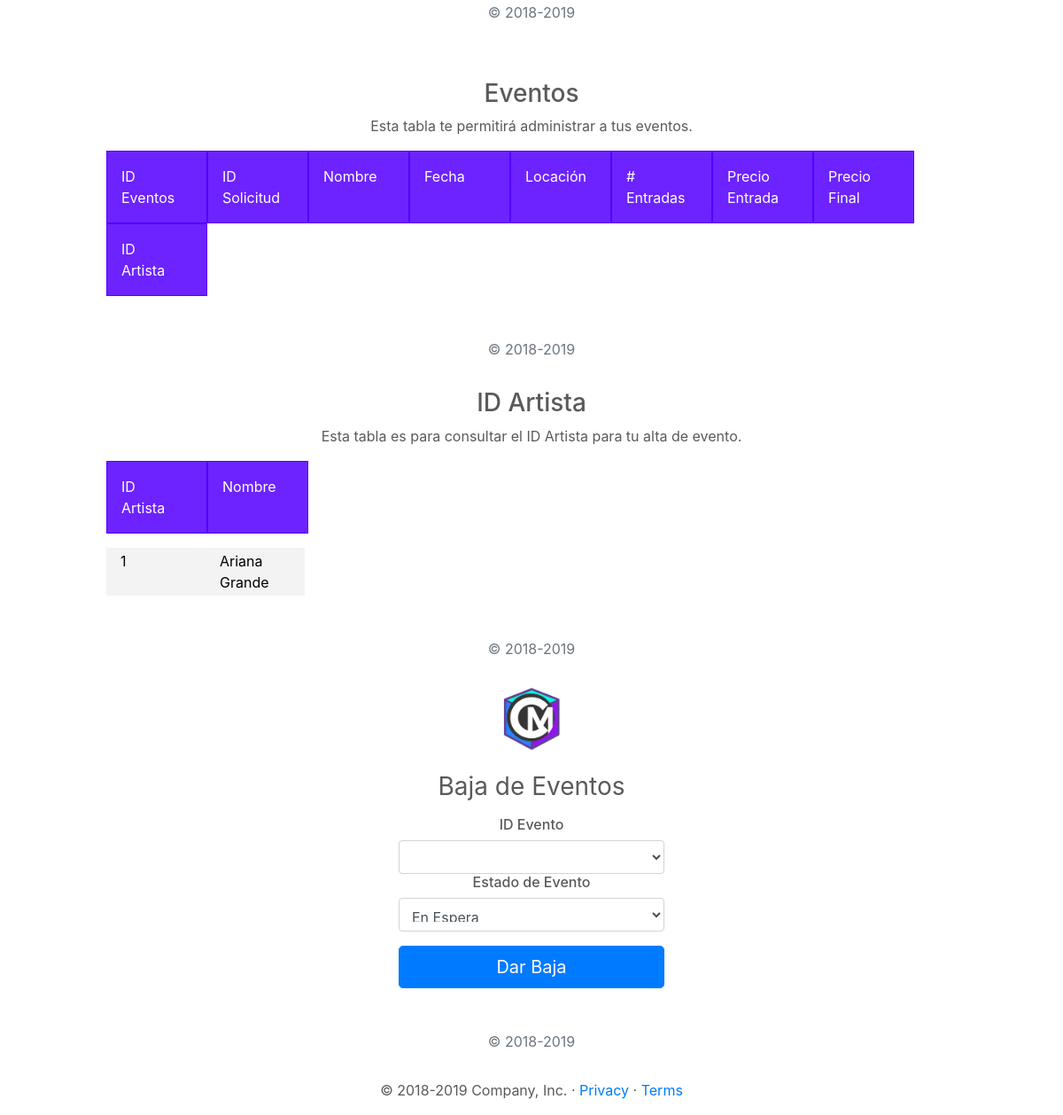
The page /UserAdmin/AdminEvents.php (signed in, lower part) on the database as committed earlier.
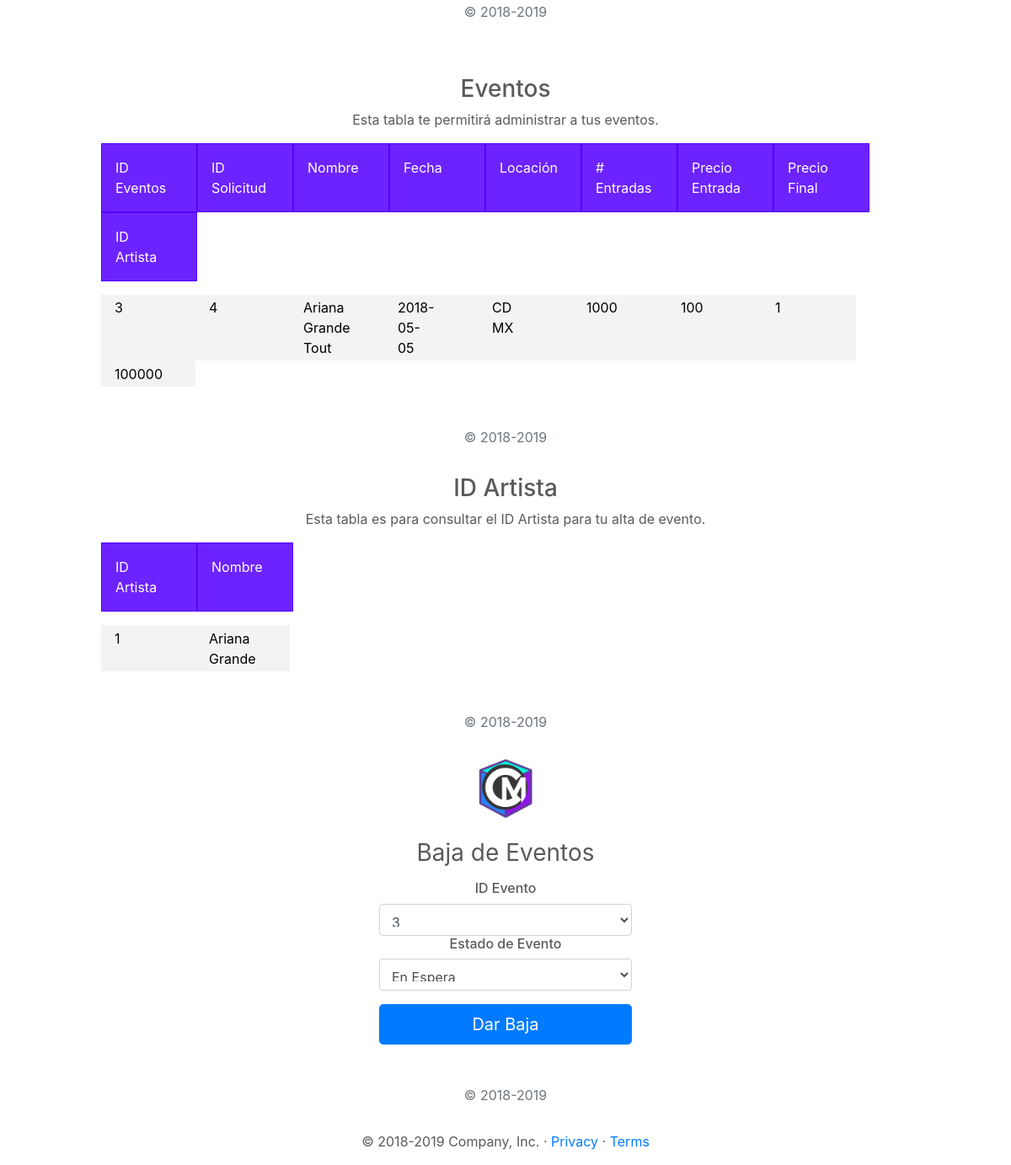
The same page on the database as committed later.
### tables this page shows
CREATE TABLE `artista` (
  `idArtista` int(11) NOT NULL,
  `nombre` varchar(50) NOT NULL,
  `genero` varchar(50) NOT NULL,
  `biografia` varchar(200) NOT NULL,
  `precioContratacion` float NOT NULL
);

CREATE TABLE `evento` (
  `idEvento` int(11) NOT NULL,
  `idSolicitud` int(11) DEFAULT NULL,
  `nombre` varchar(100) NOT NULL,
  `fecha` date NOT NULL,
  `locacion` varchar(100) NOT NULL,
  `idArtista` int(11) NOT NULL,
  `numeroEntradas` int(11) NOT NULL,
  `precioEntrada` float NOT NULL,
  `precioTotal` float NOT NULL
);

### PHP/DBConexion.php (called while the page is built, shortened)
<?php
class User
{
    private $db;
    public function __construct($host, $port, $dbname, $dbuser, $password) {
        $dsn = "mysql:host=$host; dbname=$dbname;";
        try{
            $this->db = new PDO($dsn, $dbuser, $password);
            $this->db->setAttribute(PDO::ATTR_ERRMODE,PDO::ERRMODE_EXCEPTION);
        }
        catch(PDOException $ex)
        {
            echo 'Error en conexión con la conecion a la BD' . $ex.getMessage();
            die();
        }
    }
    public function consultArtist(){
        try {
            $sql = "SELECT * FROM `artista`";
            $artists = $this->db->prepare($sql);
            $artists->execute();
            $table = $artists;
            return $table;
        }
        catch (PDOException $ex) {
            echo "Error al obtener la tabla de artistas." . $ex->getMessage();
        }
    }
    public function consultEvent(){
        try {
            $sql = "SELECT * FROM `evento`";
            $events = $this->db->prepare($sql);
            $events->execute();
            $table = $events;
            return $table;
        }
        catch (PDOException $ex) {
            echo "Error al obtener la tabla de evento." . $ex->getMessage();
        }
    }
}

### PHP/ConsultSolicEvent.php (called while the page is built, shortened)
<?php
include 'DBconexion.php';
$consult = new User("localhost", "", "dbcirculomusical", "root", "");
$consultA =  $consult->consultArtist();
$consultE = $consult->consultEvent();
$consultIDE = $consult->consultEvent();
?>

### UserAdmin/AdminEvents.php (the view, shortened to what this page needs)
<?php
    include '../PHP/ConsultSolicEvent.php';
?>
  <!doctype html>
  <html lang="en">
  <head>
    <link href="../bootstrap/dist/css/bootstrap.min.css" rel="stylesheet">
    <link href="adminStyle.css" rel="stylesheet">
    <link href="grid.css" rel="stylesheet">
  </head>
  <body class="text-center">
    <form class="form-signin" action="../PHP/InsertEvent.php" method="POST">
      <p class="mt-5 mb-3 text-muted">&copy; 2018-2019</p>
    </form>
    <div class="table-consult">
      <h3>Eventos</h3>
      <p>Esta tabla te permitirá administrar a tus eventos.</p>
      <div class="row">
        <div class="col-1 headerTableA">ID Eventos</div>
        <div class="col-1 headerTableA">ID Solicitud</div>
        <div class="col-1 headerTableA">Nombre</div>
        <div class="col-1 headerTableA">Fecha</div>
        <div class="col-1 headerTableA">Locación</div>
        <div class="col-1 headerTableA"># Entradas</div>
        <div class="col-1 headerTableA">Precio Entrada</div>
        <div class="col-1 headerTableA">Precio Final</div>
        <div class="col-1 headerTableA">ID Artista</div>
      </div>
      <?php
        while($e = $consultE->fetch(PDO::FETCH_ASSOC))
        {
          echo '<div class="row"> <div class="col-1">'.$e['idEvento'].'</div> <div class="col-1">'.$e['idSolicitud'].'</div> <div class="col-1">'.$e['nombre'].'</div> <div class="col-1">'.$e['fecha'].'</div> <div class="col-1">'.$e['locacion'].'</div> <div class="col-1">'.$e['numeroEntradas'].'</div> <div class="col-1">'.$e['precioEntrada'].'</div> <div class="col-1">'.$e['idArtista'].'</div> <div class="col-1">'.$e['precioTotal'].'</div> </div>';
        }
      ?>
        <p class="mt-5 mb-3 text-muted">&copy; 2018-2019</p>
    </div>
    <div class="table-consult">
      <h3>ID Artista</h3>
      <p>Esta tabla es para consultar el ID Artista para tu alta de evento.</p>
      <div class="row">
        <div class="col-1 headerTableA">ID Artista</div>
        <div class="col-1 headerTableA">Nombre</div>
      </div>
      <?php
        while($a = $consultA->fetch(PDO::FETCH_ASSOC))
        {
          echo '<div class="row"> <div class="col-1">'.$a['idArtista'].'</div> <div class="col-1">'.$a['nombre'].'</div> </div>';
        }
      ?>
        <p class="mt-5 mb-3 text-muted">&copy; 2018-2019</p>
    </div>
    <form class="form-signin" action="../PHP/DeleteEvent.php" method="POST">
      <a href="../Cover/Cover.html">
        <img class="mb-4" src="../resources/iconCM.png" alt="" width="72" height="72">
      </a>
      <h1 class="h3 mb-3 font-weight-normal">Baja de Eventos</h1>
      <h6>ID Evento </h6>
        <select name="idEve" class="form-control" required autofocus>
          <?php
        while($d = $consultIDE->fetch(PDO::FETCH_ASSOC))
        {
          echo'<option value='.$d['idEvento'].'>'.$d['idEvento'] .' </option>';
        }
      ?>
        </select>
        <h6>Estado de Evento</h6>
        <select name="estadoBaja" class="form-control" required autofocus>
          <option value="En Espera">En Espera</option>
        </select>
        <button class="btn btn-lg btn-primary btn-block" type="submit">Dar Baja</button>
        <p class="mt-5 mb-3 text-muted">&copy; 2018-2019</p>
    </form>
    <main role="main">
      <footer class="container">
        <p>&copy; 2018-2019 Company, Inc. &middot;
          <a href="#">Privacy</a> &middot;
          <a href="#">Terms</a>
        </p>
      </footer>
    </main>
  </body>
  </html>

Rows that differ between the two databases and show on the page:
added evento: idEvento "3", idSolicitud "4", nombre "Ariana Grande Tout", fecha "2018-05-05", locacion "CD MX", numeroEntradas "1000", precioEntrada "100", idArtista "1", precioTotal "100000"
Other text that changed with them:
form field idEve: (not shown) → "3"
